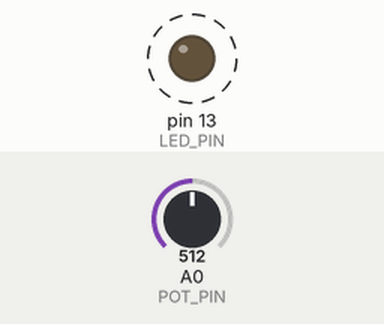
A sketch run on a simulated Arduino Uno, built with avr-gcc and run on an emulated ATmega328P. Shown: output pins drawn as LEDs (lit = HIGH). Dashed ring = blinking. The inputs (shaded band) are chosen by the test bench; at power-on: A0 (POT_PIN) = 512.

Above: at 1.9 s.
2.0 s: A0 (POT_PIN) set to 122
At 2.71 s:
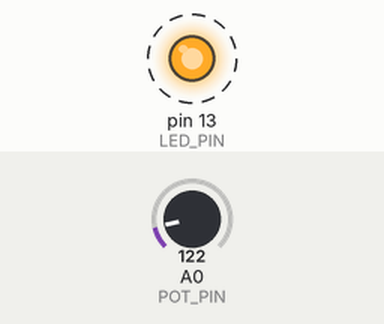
5.5 s: A0 (POT_PIN) set to 0
At 5.76 s:
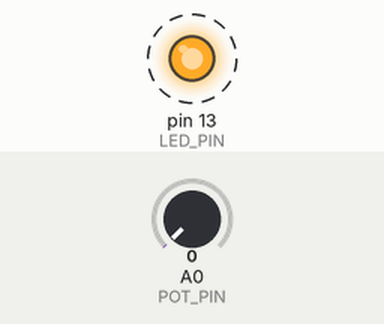
Timing chart, 0 to 15.0 s (numbered marks = the images above; inputs shaded):
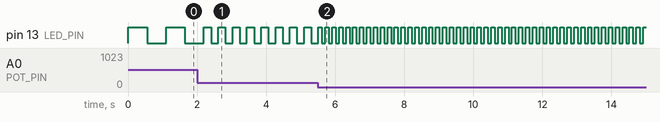

The sketch:

KnobBlink.ino
```cpp
#define POT_PIN  0      // Select the input pin for the potentiometer
#define LED_PIN  13     // Select the pin for the LED
void setup() {
   pinMode(LED_PIN, OUTPUT);                      // Declare the ledPin as an OUTPUT
}
void loop() {
  int sensorValue = analogRead(POT_PIN);          // Read the value from the sensor
  int val = map(sensorValue, 0, 1024, 100, 1000); // Change sensorValue to a number between
                                                  //  100-1000 (0.1 and 1 seconds)
  digitalWrite(LED_PIN, HIGH);                    // Turn the ledPin on
  delay(val);                                     // Stop the program for some time
  digitalWrite(LED_PIN, LOW);                     // Turn the ledPin off
  delay(val);                                     // Stop the program for some time
}
```

Measured:
- after the input at 2.0 s, pin 13 (LED_PIN): alternates HIGH for 0.21 s and LOW for 0.21 s, starting after 0.41 s
- after the input at 5.5 s, pin 13 (LED_PIN): alternates HIGH for 0.10 s and LOW for 0.10 s, starting after 0.11 s
- by itself, pin 13 (LED_PIN): alternates HIGH for 0.55 s and LOW for 0.55 s
